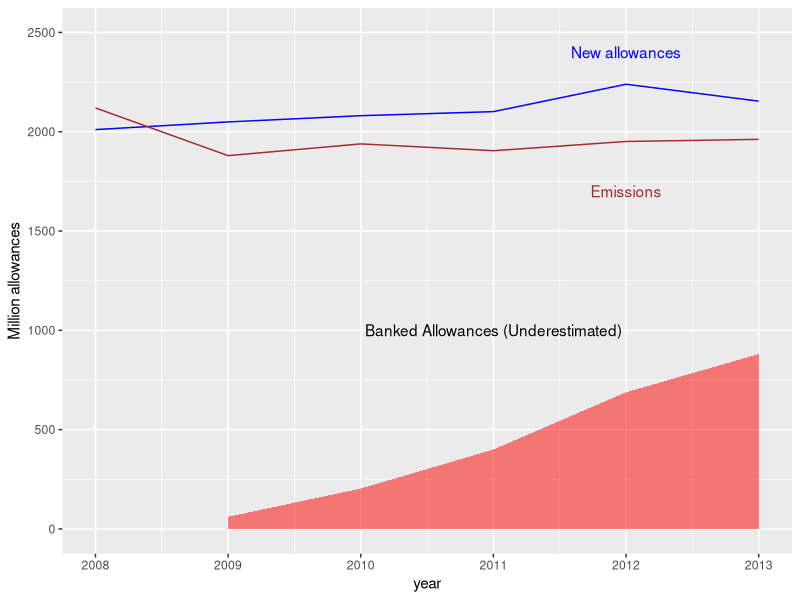
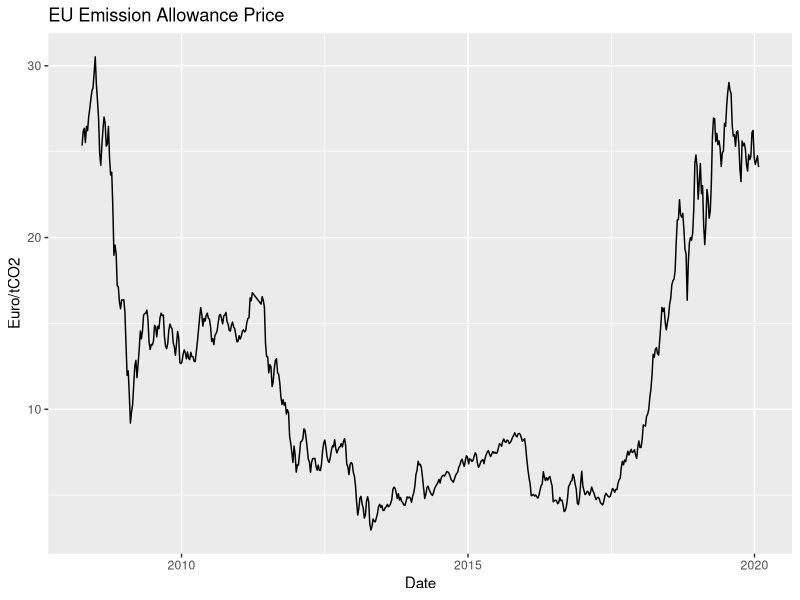

These charts were generated, in order, by the following R code:
## ---- chunk 1
library(dplyr)
library(readr)
library(ggplot2)
## ---- chunk 2
dat = read.csv("wide_eua.csv")

d = dat %>%
  filter(year >= 2008, year < 2014) %>%
  mutate(banking_estimate = cumsum(eua_allocated-emissions))

library(ggplot2)
ggplot(d,aes(x=year)) + 
  geom_line(aes(y=eua_allocated), color="blue") + 
  geom_line(aes(y=emissions), color="brown") +
  geom_area(aes(y=banking_estimate), fill="red", alpha=0.5) +
  annotate("text",label="Banked Allowances (Underestimated)",x=2011,y=1000) +
  annotate("text",label="New allowances",x=2012,y=2400, color="blue") +
  annotate("text",label="Emissions",x=2012,y=1700, color="brown") +
  ylim(0,2500) + ylab("Million allowances")
## ---- chunk 3
eua_prices = readr::read_csv("eua-price.csv",)
ggplot(eua_prices, aes(x=Date, y=Price)) + geom_line() + ggtitle("EU Emission Allowance Price") + ylab("Euro/tCO2")
